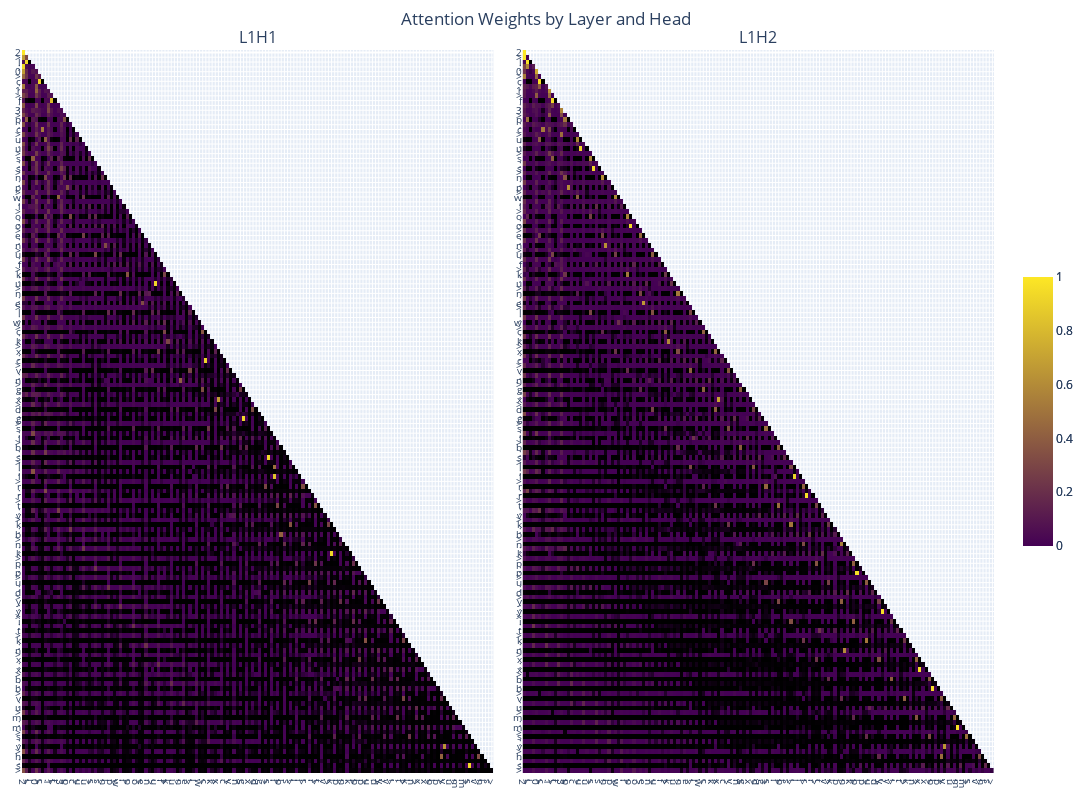

Here is the notebook cell this chart was saved with:
### Markdown cell above
### Layer 1

### Code cell
weights = [attn_weight.detach().cpu().numpy()[0] for attn_weight in attn_weights]
plotly_fig = get_fig(weights, list(prompt), base_height=800, selected_layers=[0], selected_heads=[0, 1], selected_x_toks=list(range(150)), selected_y_toks=list(range(150)))
plotly_fig.write_html("assets/l1_attn_map.html")
plotly_fig.show()

### Figure 1 — Plotly figure (JSON) as saved in the notebook; plotly's stock layout.template omitted (floating-point values rounded to 4 significant figures; data arrays with more than 128 entries replaced by an {"elided": "..."} marker saying what was removed)
{"data": [{"colorbar": {"len": 0.4}, "colorscale": [[0, "black"], [0.001, "rgb(68,1,84)"], [1, "rgb(253,231,37)"]], "type": "heatmap", "x": {"elided": "150 int values"}, "xaxis": "x", "y": {"elided": "150 int values"}, "yaxis": "y", "z": {"elided": "150x150 float values"}, "zmax": 1, "zmin": 0}, {"colorbar": {"len": 0.4}, "colorscale": [[0, "black"], [0.001, "rgb(68,1,84)"], [1, "rgb(253,231,37)"]], "type": "heatmap", "x": {"elided": "150 int values"}, "xaxis": "x2", "y": {"elided": "150 int values"}, "yaxis": "y2", "z": {"elided": "150x150 float values"}, "zmax": 1, "zmin": 0}], "layout": {"annotations": [{"font": {"size": 16}, "showarrow": false, "text": "L1H1", "x": 0.2425, "xanchor": "center", "xref": "paper", "y": 1, "yanchor": "bottom", "yref": "paper"}, {"font": {"size": 16}, "showarrow": false, "text": "L1H2", "x": 0.7575, "xanchor": "center", "xref": "paper", "y": 1, "yanchor": "bottom", "yref": "paper"}], "height": 800, "margin": {"b": 20, "l": 20, "r": 20, "t": 50}, "showlegend": false, "title": {"text": "Attention Weights by Layer and Head", "x": 0.5}, "width": 1600, "xaxis": {"anchor": "y", "domain": [0, 0.485], "tickfont": {"size": 10}, "tickmode": "array", "ticktext": {"elided": "150 str values"}, "tickvals": {"elided": "150 int values"}, "type": "linear"}, "xaxis2": {"anchor": "y2", "domain": [0.515, 1], "tickfont": {"size": 10}, "tickmode": "array", "ticktext": {"elided": "150 str values"}, "tickvals": {"elided": "150 int values"}, "type": "linear"}, "yaxis": {"anchor": "x", "autorange": "reversed", "domain": [0, 1], "tickfont": {"size": 10}, "tickmode": "array", "ticktext": {"elided": "150 str values"}, "tickvals": {"elided": "150 int values"}, "type": "linear"}, "yaxis2": {"anchor": "x2", "autorange": "reversed", "domain": [0, 1], "tickfont": {"size": 10}, "tickmode": "array", "ticktext": {"elided": "150 str values"}, "tickvals": {"elided": "150 int values"}, "type": "linear"}}}
